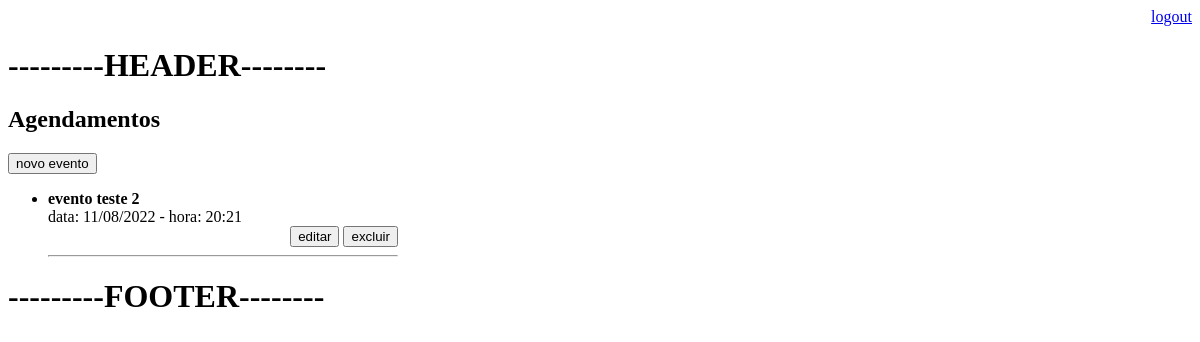
The app's page /agenda/ (signed in), older data.
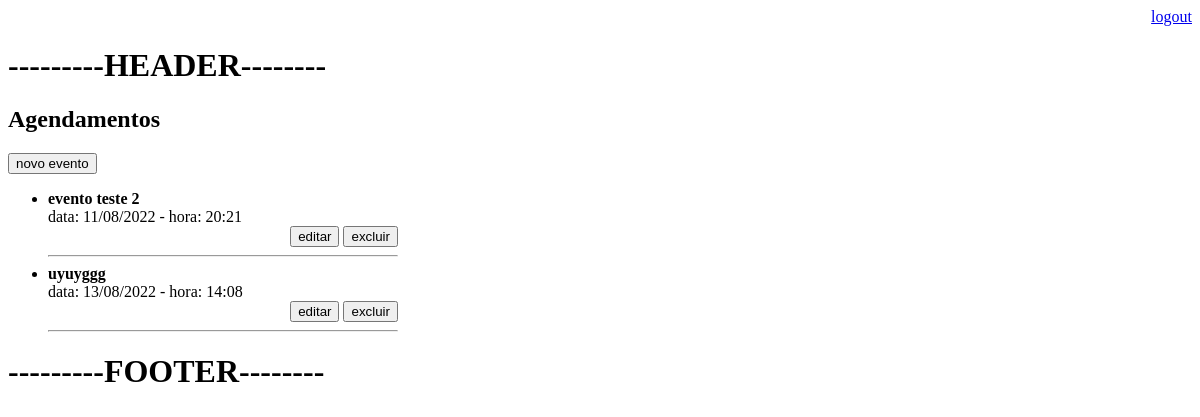
The same page, newer data.
### core/models.py (models this page shows, shortened)
class Evento(models.Model):
    titulo = models.CharField(max_length=100)
    descricao = models.TextField(blank=True, null=True)
    data_evento = models.DateTimeField(verbose_name='Data do Evento')
    data_criacao = models.DateTimeField(auto_now=True)
    usuario = models.ForeignKey(
        User, on_delete=models.CASCADE,
        verbose_name='Usuario')
    class Meta():
        db_table = 'evento'
    def get_data_evento(self):
        return self.data_evento.strftime('data: %d/%m/%Y - hora: %H:%M')

### core/views.py (the view)
# urls.py: path('agenda/', views.lista_agendamentos),
@login_required(login_url='/login/')
def lista_agendamentos(request):
    usuario = request.user
    evento = Evento.objects.filter(usuario=usuario)
    data = {'eventos': evento}
    return render(request, 'agenda.html', data)

### templates/agenda.html
{% extends 'model-page.html' %} {% block content %}
<h2>Agendamentos</h2>
<a href="evento/">
  <button type="button">novo evento</button>
</a>
<ul>
  {% for evento in eventos %}
  <li>
    <div class="row" style="width: 350px">
      <div class="column" align="left">
        <b>{{evento.titulo}}</b> <br />
        {{evento.get_data_evento}}
      </div>
      <div class="column" align="right">
        <a href="evento/?id={{ evento.id }}"><button>editar</button></a>
        <a href="evento/delete/{{ evento.id }}/"><button>excluir</button></a>
      </div>
      <hr />
    </div>
  </li>
  {% endfor %}
</ul>
{% endblock content %}

Row changes from the older to the newer data that the page shows:
added Evento: titulo "uyuyggg", get_data_evento "data: 13/08/2022 - hora: 14:08"
